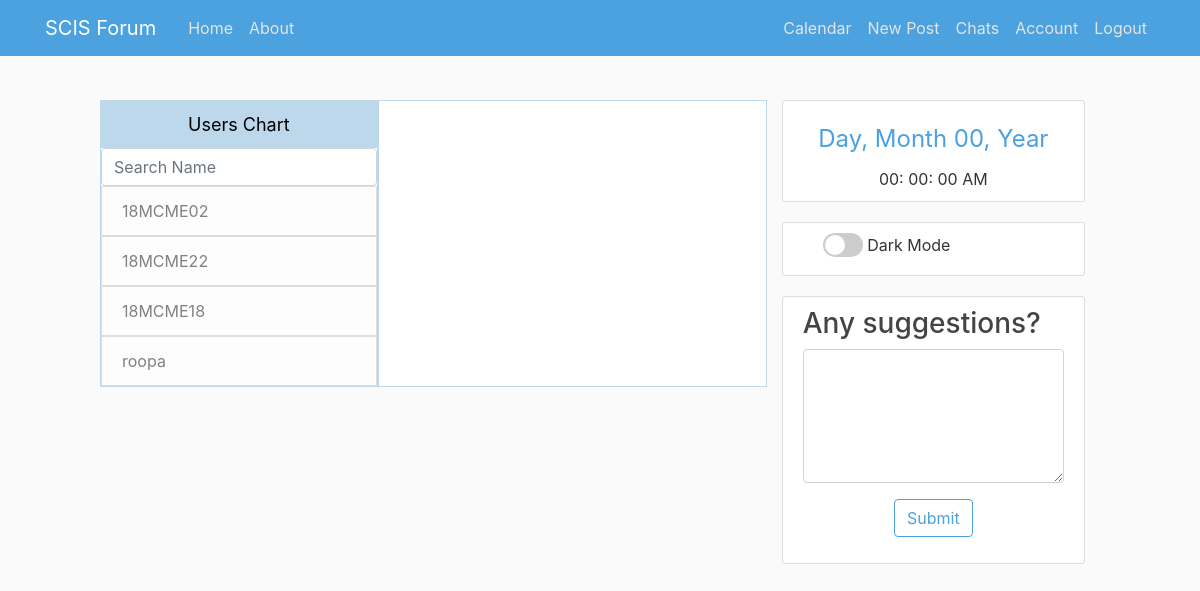
Screenshot of /chatting/18MCME24 (signed in) with the database file from the repository.
### scisforum/models.py (models this page shows, shortened)
class User(db.Model, UserMixin):
    id = db.Column(db.Integer, primary_key=True)
    username = db.Column(db.String(20), unique=True, nullable=False)
    email = db.Column(db.String(120), unique=True, nullable=False)
    image_file = db.Column(db.String(20), nullable=False, default='default.jpg')
    face_access = db.Column(db.Boolean, nullable=True, default=False)
    encoding_file = db.Column(db.String(20), nullable=True)
    password = db.Column(db.String(60), nullable=False)
    access = db.Column(db.Boolean, nullable=False, default=False)
    posts = db.relationship('Post', backref='author', lazy=True)

### scisforum/chats/routes.py (the view, shortened to what this page needs)
@chats.route('/chatting/<string:username>', methods=['GET', 'POST'])
@login_required
def chatting(username):
    form = MessageForm(request.form)
    user = User.query.filter_by(username=username).first_or_404()
    existing = Message.query.join(User, or_(User.id == Message.msg_by_id, User.id == Message.msg_to_id)).add_columns(User.username).filter(or_(Message.msg_by_id == current_user.id, Message.msg_to_id == current_user.id)).order_by(Message.msg_time.desc())
    unique = []
    for user in existing:
        if user.username != current_user.username and user.username not in unique:
            unique.append(user.username)
    users = User.query.filter(User.username.notin_([*unique, current_user.username]))
    for user in users:
        unique.append(user.username)
    return render_template('chat_room.html', users=unique, form=form, receiver=username)

### scisforum/chats/forms.py
class MessageForm(FlaskForm):
    body = StringField('', validators=[DataRequired(), Length(min=1)], render_kw={'autofocus': True})

### scisforum/models.py (called while the page is built)
@login_manager.user_loader
def load_user(user_id):
    return User.query.get(int(user_id))

### scisforum/templates/chat_room.html (shortened to what this page needs)
{% extends "base.html" %}
{% block content %}
<div class="chat row">
    <div class="col-sm-5 chat-user-list">
        <div class="container chat-user-list-heading">
            <span>Users Chart</span>
        </div>
        <div>
            <form action="">
                <input type="text" id="chat_person" placeholder="Search Name" class="form-control">
            </form>
        </div>
        <ul class="list-group">
            {% for user in users %}
                {% if user != current_user.username and user != receiver and users.index(user) <= 10 %}
                    <a class="text-link" href="{{ user }}">
                        <li class="list-group-item list-group-item-light"> {{user}} </li>
                    </a>
                {% endif %}
            {% endfor %}
        </ul>
    </div>
    <div class="col-sm-7 personal-chat">
            {% if(receiver!=current_user.username) %}
                {% from "chat_form.html" import render_field %}
            {% endif %}
    </div>
</div>
{% endblock content %}

### scisforum/static/main.css (style rules this page uses)
body { background: #fafafa; color: #333333; padding: 100px; }
.text-link { color: inherit; text-decoration: inherit; }
.chat { background: #ffffff; padding: 0px; }
.chat-user-list { background-color: #ffffff; margin: 0px; padding: 0px; border: 1px solid #bdd7eb; }
.chat-user-list-heading { text-align: center; background-color: #bdd7eb; font-size: 18px; color: #000; padding: 10px; }
.personal-chat { background-color: #ffffff; margin: 0px; padding: 0px; border: 1px solid #bdd7eb; }

### rows the page displays
User: username "18MCME02"
User: username "18MCME22"
User: username "18MCME18"
User: username "roopa"
